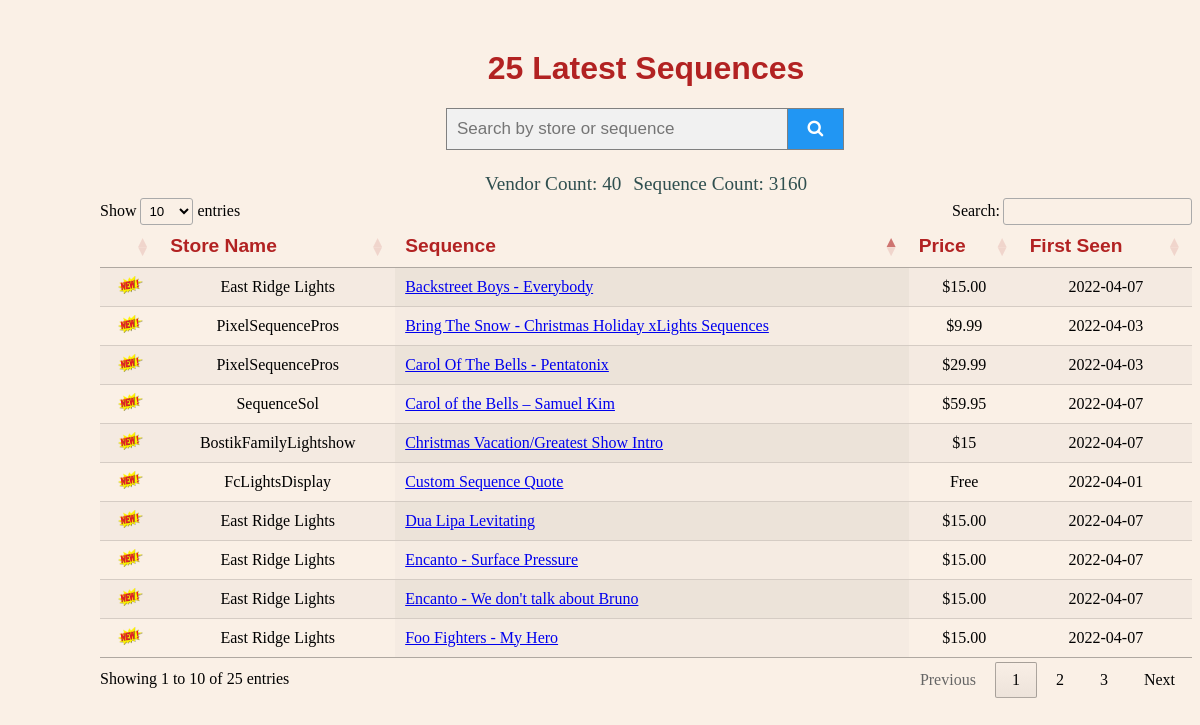
Before: / with the older database file.
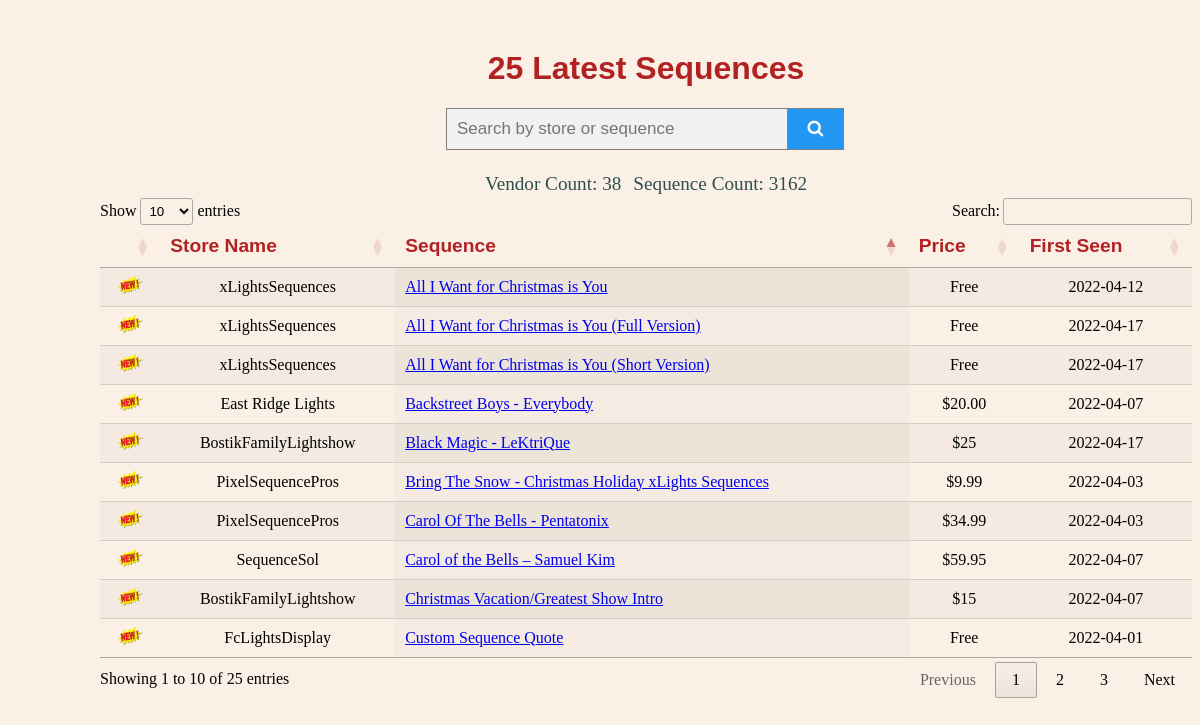
After: the same page with the newer database file.
### app/__init__.py (models this page shows, shortened)
class Sequence(db.Model):  # type: ignore
    id = db.Column(db.Integer, autoincrement=True, primary_key=True)
    name = db.Column(db.String, nullable=False, index=True)
    link = db.Column(db.String, nullable=False, unique=True)
    vendor_id = db.Column(db.Integer, db.ForeignKey("vendor.id"), nullable=False)
    price = db.Column(db.String, nullable=True)
    time_created = db.Column(DateTime(timezone=False), server_default=func.now())
    time_updated = db.Column(DateTime(timezone=False), onupdate=func.now())
    __table_args__ = (
        db.UniqueConstraint("vendor_id", "name", "link", name="sequence_seq_store_idx"),
    )

class Vendor(db.Model):  # type: ignore
    id = db.Column(db.Integer, autoincrement=True, primary_key=True)
    name = db.Column(db.String(120), unique=True, index=True, nullable=False)
    urls = db.relationship("BaseUrl", backref="vendor", lazy=True)
    sequences = db.relationship("Sequence", backref="vendor", lazy=True)
    time_created = db.Column(DateTime(timezone=False), server_default=func.now())
    time_updated = db.Column(DateTime(timezone=False), onupdate=func.now())

### app/__init__.py (the view)
@app.route("/")
def index():
    newest_25_sequences = Sequence.query.order_by(desc(Sequence.time_created)).limit(25)
    vendor_count = Vendor.query.count()
    sequence_count = Sequence.query.count()
    return render_template(
        "sequence.html",
        title="25 Latest Sequences",
        sequences=newest_25_sequences,
        vendor_count=vendor_count,
        sequence_count=sequence_count,
        today=datetime.now()
    )

### app/templates/sequence.html (shortened to what this page needs)
<!DOCTYPE html>
<html lang="en">
<head>
    <link rel="stylesheet" href="static/main.css">
    <link rel="stylesheet"
          href="https://cdnjs.cloudflare.com/ajax/libs/font-awesome/4.7.0/css/font-awesome.min.css">
    <link rel="stylesheet" type="text/css" href="https://cdn.datatables.net/1.11.5/css/jquery.dataTables.min.css">
</head>
<body>
<center><h1>{{title}}</h1></center>
    <form class="search" action="{{url_for('sequence')}}" method="post" style="margin:auto;max-width:400px">
        <input name="search_string" type="text" placeholder="Search by store or sequence" value="{{request.form.sequence}}">
        <button type="submit"><i class="fa fa-search"></i>
        </button>
    </form>
    <center><table><tr><td class="small">Vendor Count: {{ vendor_count }}</td>
        <td>&nbsp;</td>
        <td class="small">Sequence Count: {{ sequence_count }}</td></tr></table>
    </center>
    <div id="results">
        <table id="data" class="stripe row-border order-column" style="width:100%">
            <thead>
            <tr>
                <th></th>
                <th>Store Name</th>
                <th>Sequence</th>
                <th>Price</th>
                <th>First Seen</th>
            </tr>
            </thead>
        {% for sequence in sequences %}
            <tr>
            {% if (today - sequence.time_created).days < 30 %}
                <td style="text-align:center"><img src='/static/new.gif' width="25" height="18"></td>
            {% else %}
                <td>&nbsp;</td>
            {% endif %}
                <td style="text-align:center">{{ sequence.vendor.name }}</td>
                <td><a href="{{ sequence.link }}" target="_blank">{{ sequence.name }}</a></td>
                <td style="text-align:center">{{ sequence.price }}</td>
                <td style="text-align:center">{{ sequence.time_created.date() }}</td>
            </tr>
        {% endfor %}
        </table>
    </div>
</body>
</html>

### app/static/main.css (style rules this page uses)
body { background: Linen; margin-top: 50px; margin-left: 100px; }
th, td { white-space: nowrap; }
td.small { font-family: Georgia, serif; font-size: 1.2em; color: DarkSlateGray; }
h1 { font-family: Verdana, Geneva, sans-serif; font-size: 2.0em; color: FireBrick; }
th { font-family: Verdana, Geneva, sans-serif; font-size: 1.2em; color: FireBrick; }
form.search input[type=text] { padding: 10px; font-size: 17px; border: 1px solid grey; float: left; width: 80%; background: #f1f1f1; }
form.search button { float: left; width: 14%; padding: 10px; background: #2196F3; color: white; font-size: 17px; border: 1px solid grey; border-left: none; cursor: pointer; }
form.search::after { content: ""; clear: both; display: table; }

Changed rows visible on the page:
removed Sequence: vendor.name "East Ridge Lights", name "Foo Fighters - My Hero", price "$15.00", time_created "2022-04-07"
removed Sequence: vendor.name "East Ridge Lights", name "Encanto - We don't talk about Bruno", price "$15.00", time_created "2022-04-07"
removed Sequence: vendor.name "East Ridge Lights", name "Encanto - Surface Pressure", price "$15.00", time_created "2022-04-07"
removed Sequence: vendor.name "East Ridge Lights", name "Dua Lipa Levitating", price "$15.00", time_created "2022-04-07"
removed Sequence: vendor.name "East Ridge Lights", name "Backstreet Boys - Everybody", price "$15.00", time_created "2022-04-07"
removed Sequence: vendor.name "PixelSequencePros", name "Carol Of The Bells - Pentatonix", price "$29.99", time_created "2022-04-03"
added Sequence: vendor.name "xLightsSequences", name "All I Want for Christmas is You (Full Version)", price "Free", time_created "2022-04-17"
added Sequence: vendor.name "xLightsSequences", name "All I Want for Christmas is You (Short Version)", price "Free", time_created "2022-04-17"
added Sequence: vendor.name "BostikFamilyLightshow", name "Black Magic - LeKtriQue", price "$25", time_created "2022-04-17"
added Sequence: vendor.name "xLightsSequences", name "All I Want for Christmas is You", price "Free", time_created "2022-04-12"
added Sequence: vendor.name "East Ridge Lights", name "Backstreet Boys - Everybody", price "$20.00", time_created "2022-04-07"
added Sequence: vendor.name "PixelSequencePros", name "Carol Of The Bells - Pentatonix", price "$34.99", time_created "2022-04-03"
Other visible differences:
{{ vendor_count }}: "40" → "38"
{{ sequence_count }}: "3160" → "3162"
